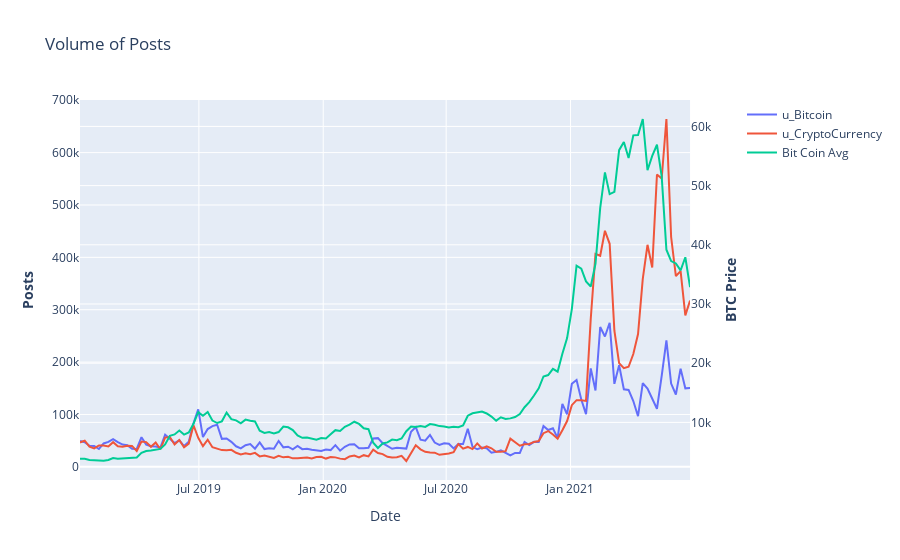

This figure's notebook cell:
### Code cell
metric='score'
fig = make_subplots(specs=[[{"secondary_y": True}]])

# Add traces
fig.add_trace(
    go.Scatter(x=a[metric].reset_index()['Date'], y=a[metric]['Bitcoin'],name='u_Bitcoin'),
    secondary_y=False,
)
fig.add_trace(
    go.Scatter(x=a[metric].reset_index()['Date'], y=a[metric]['CryptoCurrency'],name='u_CryptoCurrency'),
    secondary_y=False,
)

fig.add_trace(
    go.Scatter(x=btc_price_avg.index, y=btc_price_avg, name="Bit Coin Avg"),
    secondary_y=True,
)

# Add figure title
fig.update_layout(
    title_text="Volume of Posts"
)

# Set x-axis title
fig.update_xaxes(title_text="Date")

# Set y-axes titles
fig.update_yaxes(title_text="<b>Posts</b>", secondary_y=False)
fig.update_yaxes(title_text="<b>BTC Price</b>", secondary_y=True)

fig.show()

### Figure 1 — Plotly figure (JSON) as saved in the notebook; plotly's stock layout.template omitted (floating-point values rounded to 4 significant figures; data arrays with more than 128 entries replaced by an {"elided": "..."} marker saying what was removed)
{"data": [{"name": "u_Bitcoin", "type": "scatter", "x": {"elided": "130 str values"}, "xaxis": "x", "y": {"elided": "130 int values"}, "yaxis": "y"}, {"name": "u_CryptoCurrency", "type": "scatter", "x": {"elided": "130 str values"}, "xaxis": "x", "y": {"elided": "130 int values"}, "yaxis": "y"}, {"name": "Bit Coin Avg", "type": "scatter", "x": {"elided": "130 str values"}, "xaxis": "x", "y": {"elided": "130 float values"}, "yaxis": "y2"}], "layout": {"title": {"text": "Volume of Posts"}, "xaxis": {"anchor": "y", "domain": [0, 0.94], "title": {"text": "Date"}}, "yaxis": {"anchor": "x", "domain": [0, 1], "title": {"text": "<b>Posts</b>"}}, "yaxis2": {"anchor": "x", "overlaying": "y", "side": "right", "title": {"text": "<b>BTC Price</b>"}}}}
